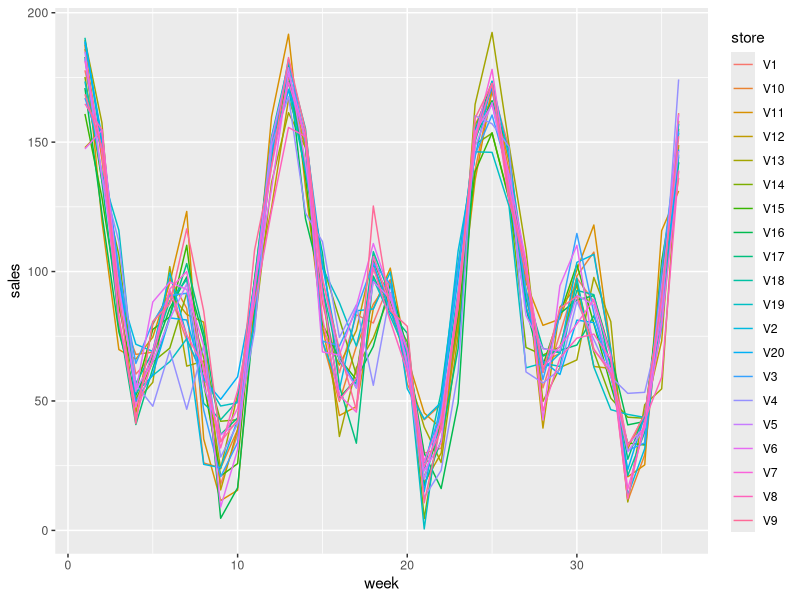
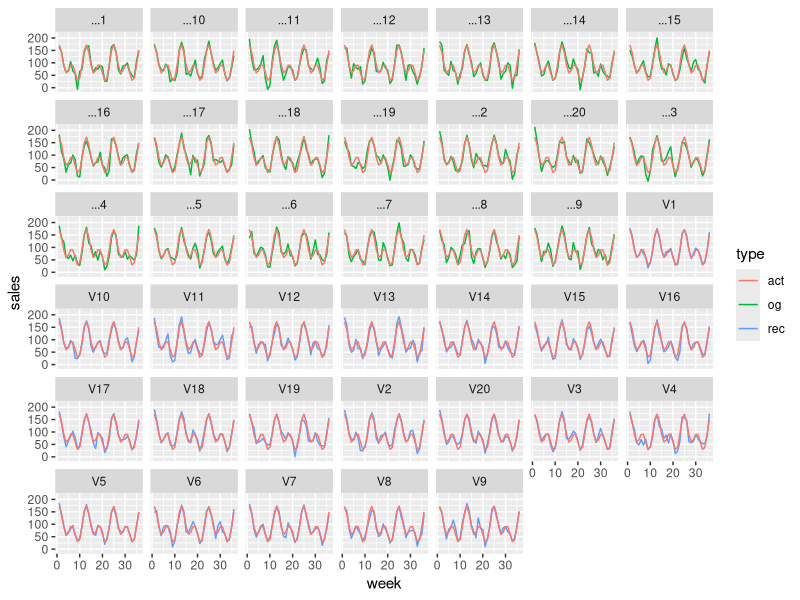

Write the R code that produced these figures, in order.
library(forecast)
library(tidyverse)
get_rand_seas <- function() {
  (forecast::fourier(ts(c(1:36), freq = 12), 2)) %>% rowSums() %>% `*`(30) %>% `+`(90) %>% `+`(rnorm(36, 0, 15))
  
}
actual_pattern <- (forecast::fourier(ts(c(1:36), freq = 12), 2)) %>%
  rowSums() %>%
  `*`(30) %>%
  `+`(90)
act_df <- tibble(week = 1:36, act = actual_pattern)

seas_matrix <- map(1:20, ~get_rand_seas()) %>% bind_cols()


z <- svd(seas_matrix %>% as.matrix, nu = 6, nv = 6)

s <- diag(z$d[1:6]) #Takes 6 largest components
s
#reconstruct
rec <- (z$u %*% s %*% t(z$v) %>% as.data.frame())

trunc_svd <- function(data_matrix, components) {
  z <- svd(data_matrix, nu = components, nv = components)
  s <- diag(z$d[1:components], components, components) #Takes 6 largest components
  rec <- (z$u %*% s %*% t(z$v) %>% as.data.frame()) %>%
    mutate(week = row_number()) %>%
    gather(key = store, value = sales, -week)
  return(rec)
}

1:20 %>% map_dfr(~trunc_svd(seas_matrix %>% as.matrix, .x) %>% mutate(comp = .x)) %>%
  group_by(comp) %>%
  summarize(var = var(sales)) %>%
  mutate(pct_var = var/max(var))

rec %>%
  mutate(week = row_number()) %>%
  gather(key = store, value = sales, -week) %>%
  ggplot(aes(x = week, y = sales, color = store)) + geom_line()

sales_tidy <- seas_matrix %>%
  mutate(week = row_number()) %>%
  gather(key = store, value = sales, -week) %>%
  mutate(type = "og")

rec %>%
  mutate(week = row_number()) %>%
  gather(key = store, value = sales, -week) %>%
  mutate(type = "rec") %>%
  bind_rows(sales_tidy) %>%
  left_join(act_df) %>%
  ggplot(aes(x = week, y = sales, color = type)) + geom_line() + geom_line(aes(y = act, color = "act")) + facet_wrap(~store)

rec %>%
  mutate(week = row_number()) %>%
  gather(key = store, value = sales, -week) %>%
  mutate(type = "rec") %>%
  bind_rows(sales_tidy) %>%
  left_join(act_df) %>%
  mutate(error = act - sales) %>%
  group_by(type) %>%
  summarize(mean(abs(error)))


rec %>%
  mutate(week = row_number()) %>%
  gather(key = store, value = sales, -week) %>%
  mutate(type = "rec") %>%
  bind_rows(sales_tidy) %>%
  group_by(type) %>%
  summarize(var = var(sales))
